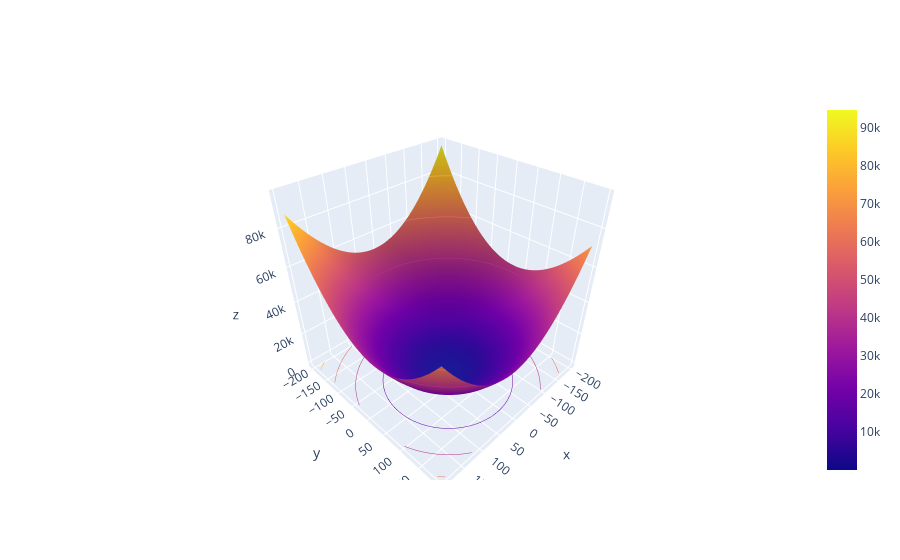

The cell this chart's notebook holds for it:
### Code cell
import plotly.graph_objects as go

# plot the surface plot with plotly's Surface
fig = go.Figure(data=go.Surface(z=linear_cost_matrix,x=thetas_0,y=thetas_1))

# add a countour plot
fig.update_traces(contours_z=dict(show=True, usecolormap=True,highlightcolor="limegreen", project_z=True))

# annotate the plot
fig.update_layout(title='Linear Model MSE Cost Surface',
                  scene=dict(xaxis_title='theta_0 (intercept)',yaxis_title='theta_1 (slope)',zaxis_title='MSE Cost'),width=700, height=700)

fig.show()

### Figure 1 — Plotly figure (JSON) as saved in the notebook; plotly's stock layout.template omitted (floating-point values rounded to 4 significant figures; data arrays with more than 128 entries replaced by an {"elided": "..."} marker saying what was removed)
{"data": [{"contours": {"z": {"highlightcolor": "limegreen", "project": {"z": true}, "show": true, "usecolormap": true}}, "type": "surface", "x": [-200, -195, -190, -185, -180, -175, -170, -165, -160, -155, -150, -145, -140, -135, -130, -125, -120, -115, -110, -105, -100, -95, -90, -85, -80, -75, -70, -65, -60, -55, -50, -45, -40, -35, -30, -25, -20, -15, -10, -5, 0, 5, 10, 15, 20, 25, 30, 35, 40, 45, 50, 55, 60, 65, 70, 75, 80, 85, 90, 95, 100, 105, 110, 115, 120, 125, 130, 135, 140, 145, 150, 155, 160, 165, 170, 175, 180, 185, 190, 195], "y": [-200, -195, -190, -185, -180, -175, -170, -165, -160, -155, -150, -145, -140, -135, -130, -125, -120, -115, -110, -105, -100, -95, -90, -85, -80, -75, -70, -65, -60, -55, -50, -45, -40, -35, -30, -25, -20, -15, -10, -5, 0, 5, 10, 15, 20, 25, 30, 35, 40, 45, 50, 55, 60, 65, 70, 75, 80, 85, 90, 95, 100, 105, 110, 115, 120, 125, 130, 135, 140, 145, 150, 155, 160, 165, 170, 175, 180, 185, 190, 195], "z": {"elided": "80x80 float values"}}], "layout": {}}
